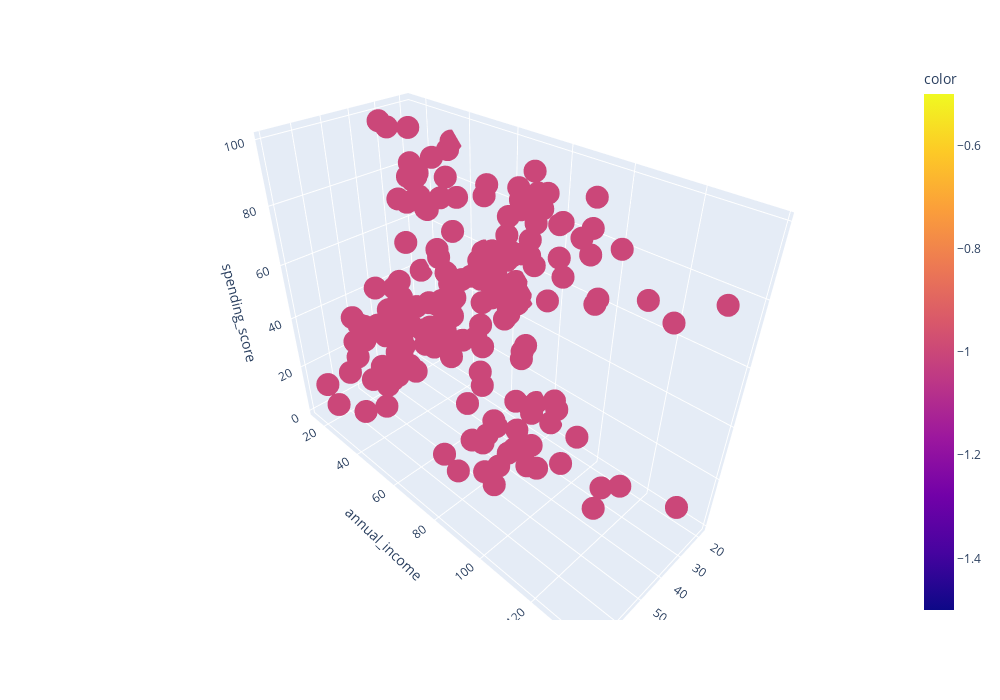

Notebook code cell kept with this figure:
### Code cell
get_3d_visualization(df, clustering)

### Figure 1 — Plotly figure (JSON) as saved in the notebook; plotly's stock layout.template omitted (floating-point values rounded to 4 significant figures; data arrays with more than 128 entries replaced by an {"elided": "..."} marker saying what was removed)
{"data": [{"hovertemplate": "age=%{x}<br>annual_income=%{y}<br>spending_score=%{z}<br>color=%{marker.color}<extra></extra>", "legendgroup": "", "marker": {"color": {"elided": "200 int values"}, "coloraxis": "coloraxis", "symbol": "circle"}, "mode": "markers", "name": "", "scene": "scene", "showlegend": false, "type": "scatter3d", "x": {"elided": "200 int values"}, "y": {"elided": "200 int values"}, "z": {"elided": "200 int values"}}], "layout": {"coloraxis": {"colorbar": {"title": {"text": "color"}}, "colorscale": [[0, "#0d0887"], [0.1111, "#46039f"], [0.2222, "#7201a8"], [0.3333, "#9c179e"], [0.4444, "#bd3786"], [0.5556, "#d8576b"], [0.6667, "#ed7953"], [0.7778, "#fb9f3a"], [0.8889, "#fdca26"], [1, "#f0f921"]]}, "height": 700, "legend": {"tracegroupgap": 0}, "margin": {"t": 60}, "scene": {"domain": {"x": [0, 1], "y": [0, 1]}, "xaxis": {"title": {"text": "age"}}, "yaxis": {"title": {"text": "annual_income"}}, "zaxis": {"title": {"text": "spending_score"}}}, "width": 1000}}
